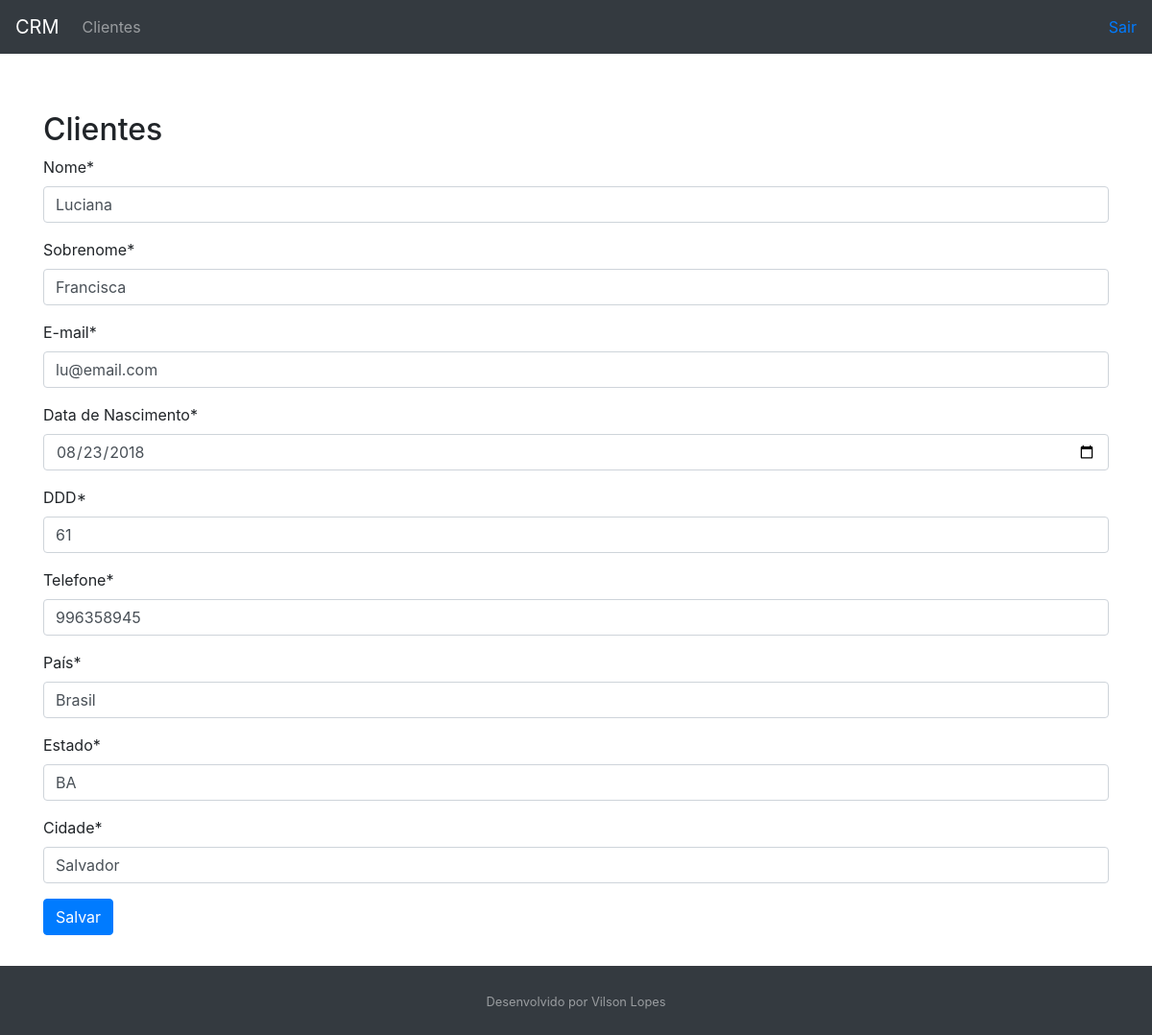
The app's page /customer/2/ with its own data.
### customer/models.py (models this page shows, shortened)
class Customer(models.Model):
    first_name = models.CharField(max_length=30)
    last_name = models.CharField(max_length=50)
    email = models.EmailField()
    birth_date = models.DateField()
    area_code = models.CharField(max_length=3)
    phone_number = models.CharField(max_length=9)
    country = models.CharField(max_length=30)
    state = models.CharField(max_length=30)
    city = models.CharField(max_length=30)
    created_date = models.DateTimeField(auto_now_add=True)
    updated_date = models.DateTimeField(auto_now=True)
    active = models.BooleanField(default=True)
    class Meta:
        db_table = "customer"

### customer/views.py (the view, shortened to what this page needs)
# urls.py: path("<int:id>/", CustomerUpdateView.as_view(), name="customer-update"),
class CustomerUpdateView(UpdateView):
    template_name = "customer/customer.html"
    form_class = CustomerForm
    def get_object(self, queryset=None):
        id = self.kwargs.get("id")
        return get_object_or_404(Customer, id=id)

### customer/forms.py
class CustomerForm(forms.ModelForm):
    first_name = forms.CharField(label='Nome')
    last_name = forms.CharField(label='Sobrenome')
    email = forms.EmailField(label='E-mail')
    birth_date = forms.DateField(
        label='Data de Nascimento', widget=DateInput())
    area_code = forms.RegexField(
        label='DDD', regex=r'^\+?1?[0-9]{2}$', error_messages={'invalid': 'Número de DDD inválido'})
    phone_number = forms.RegexField(
        label='Telefone', regex=r'^\+?1?[0-9]{6,15}$', error_messages={'invalid': 'Número de telefone inválido'})
    country = forms.CharField(label='País')
    state = forms.CharField(label='Estado')
    city = forms.CharField(label='Cidade')
    class Meta:
        model = Customer
        fields = (
            "first_name",
            "last_name",
            "email",
            "birth_date",
            "area_code",
            "phone_number",
            "country",
            "state",
            "city",
        )

### customer/templates/customer/customer.html (shortened to what this page needs)
{% extends 'model-page.html' %}
{% load crispy_forms_tags %}
{% block content %}
<h2>Clientes</h2>
    <form method="POST">{% csrf_token %}
        {{ form|crispy }}
    <button type="submit" class="btn btn-primary">Salvar</button>
    </form>
{% endblock content %}

### core/templates/model-page.html (style rules this page uses)
html, body { height: 100%; }

### records on screen
Customer: first_name "Luciana", last_name "Francisca", email "lu@email.com", birth_date "08/23/2018", area_code "61", phone_number "996358945", country "Brasil", state "BA", city "Salvador"
